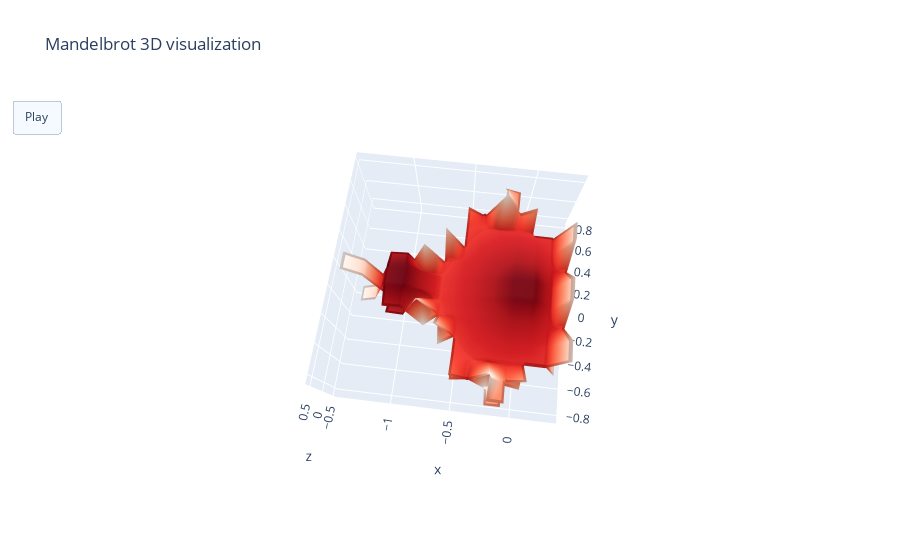

Notebook code cell kept with this figure:
### Code cell
import numpy as np  
import plotly.graph_objects as go

n = 20#0
M = 20#0
dx = -0.6     
dy = 0.0     
L = 1.4  

def f(Z):     
    return np.e**(-np.abs(Z))

x = np.linspace(-L+dx,L+dx,M)    
y = np.linspace(-L+dy,L+dy,M)    
X,Y = np.meshgrid(x,y)     
Z = np.zeros(M)    
W = np.zeros((M,M))
K = np.zeros((M,M))

C = X + 1j*Y   

for k in range(1,n+1):     
    ZZ = Z**2 + C
    Z=ZZ
    W= f(Z)-0.625    

    
fig = go.Figure(data=[go.Surface(z=W, x=X, y=Y,colorscale = 'Reds', showscale = False),
                      go.Surface(z=-W,x=X, y=Y, colorscale = 'Reds',reversescale = True, showscale = False)],
                
               layout=go.Layout(title='Mandelbrot 3D visualization',
                                xaxis=dict(range=[0, 5], autorange=False),
                                yaxis=dict(range=[0, 5], autorange=False),
       
                                updatemenus=[dict(
                                type="buttons",
                                buttons=[dict(label="Play",
                                             method="animate",
                                            args=[None])])]),)


camera = dict(
    eye=dict(x=0.1, y=-0.85, z=2.5),
    center=dict(x=0, y=0, z=0)) # à la fin x=0 y=-1 z=0

fig.update_layout(scene_camera=camera)
                                  
           
fig.show()

### Figure 1 — Plotly figure (JSON) as saved in the notebook; plotly's stock layout.template omitted (floating-point values rounded to 4 significant figures; data arrays with more than 128 entries replaced by an {"elided": "..."} marker saying what was removed)
{"data": [{"colorscale": [[0, "rgb(255,245,240)"], [0.125, "rgb(254,224,210)"], [0.25, "rgb(252,187,161)"], [0.375, "rgb(252,146,114)"], [0.5, "rgb(251,106,74)"], [0.625, "rgb(239,59,44)"], [0.75, "rgb(203,24,29)"], [0.875, "rgb(165,15,21)"], [1, "rgb(103,0,13)"]], "showscale": false, "type": "surface", "x": {"elided": "20x20 float values"}, "y": {"elided": "20x20 float values"}, "z": {"elided": "20x20 float values"}}, {"colorscale": [[0, "rgb(255,245,240)"], [0.125, "rgb(254,224,210)"], [0.25, "rgb(252,187,161)"], [0.375, "rgb(252,146,114)"], [0.5, "rgb(251,106,74)"], [0.625, "rgb(239,59,44)"], [0.75, "rgb(203,24,29)"], [0.875, "rgb(165,15,21)"], [1, "rgb(103,0,13)"]], "reversescale": true, "showscale": false, "type": "surface", "x": {"elided": "20x20 float values"}, "y": {"elided": "20x20 float values"}, "z": {"elided": "20x20 float values"}}], "layout": {"scene": {"camera": {"center": {"x": 0, "y": 0, "z": 0}, "eye": {"x": 0.1, "y": -0.85, "z": 2.5}}}, "title": {"text": "Mandelbrot 3D visualization"}, "updatemenus": [{"buttons": [{"args": [null], "label": "Play", "method": "animate"}], "type": "buttons"}], "xaxis": {"autorange": false, "range": [0, 5]}, "yaxis": {"autorange": false, "range": [0, 5]}}}
